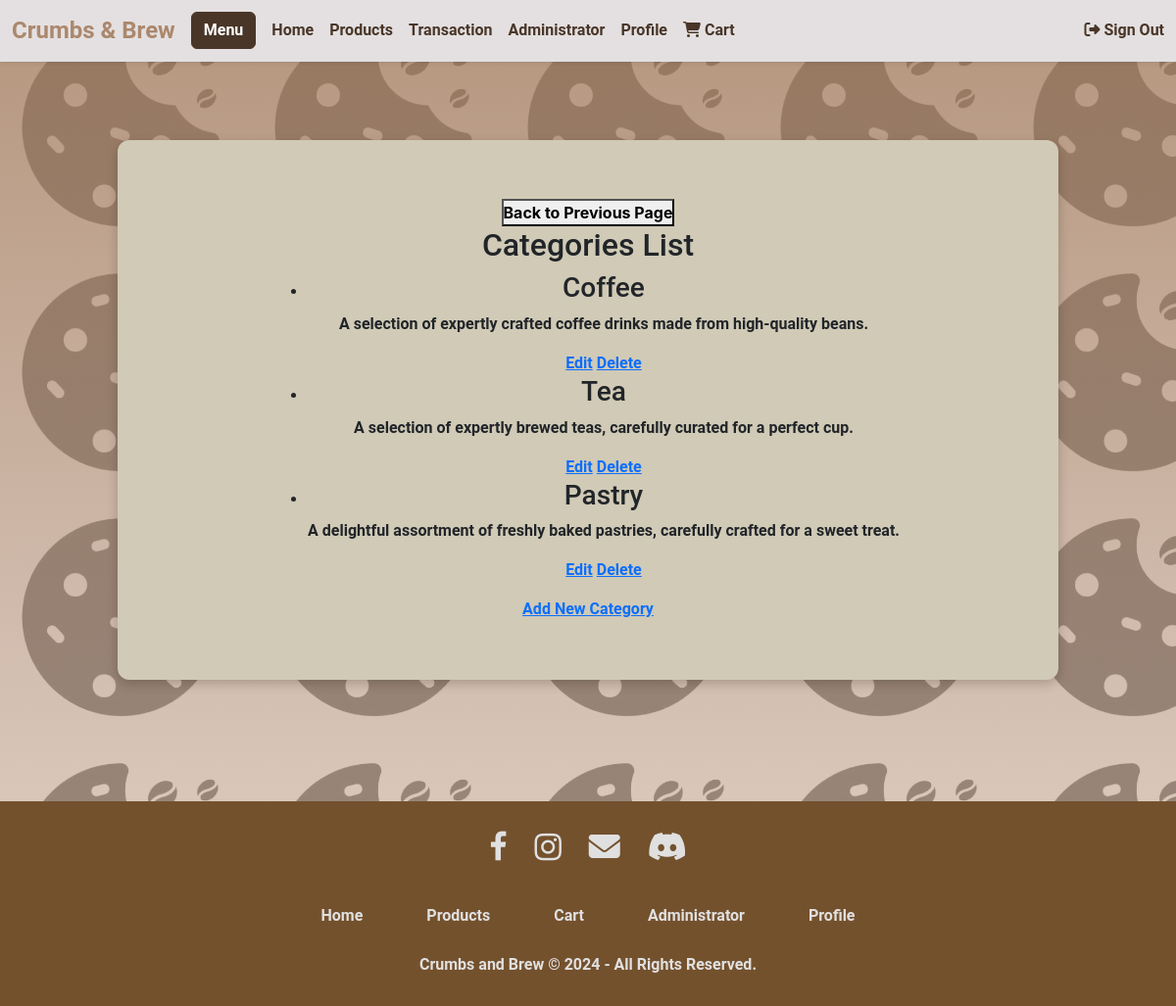
Screenshot of /view_category.php with the database file from the repository.
### tables this page shows
CREATE TABLE `categories` (
  `category_id` int(11) NOT NULL,
  `category_name` varchar(255) NOT NULL,
  `category_description` text DEFAULT NULL,
  `created_at` timestamp NOT NULL DEFAULT current_timestamp(),
  `updated_at` timestamp NOT NULL DEFAULT current_timestamp() ON UPDATE current_timestamp()
);

### view_category.php (the view, shortened to what this page needs)
<?php
include 'includes/header.php';
include('db/db_connection.php');
$query = "SELECT * FROM categories";
$result = mysqli_query($conn, $query);
?>
<!DOCTYPE html>
<html lang="en">
<head>
</head>
<body>
    <div class="container-1">
    <button onclick="window.history.back()">Back to Previous Page</button>
    <h2>Categories List</h2>
        <?php if (mysqli_num_rows($result) > 0) : ?>
            <ul>
                <?php while ($category = mysqli_fetch_assoc($result)) : ?>
                    <li>
                        <h3><?php echo $category['category_name']; ?></h3>
                        <p><?php echo $category['category_description']; ?></p>
                        <a href="edit_category.php?id=<?php echo $category['category_id']; ?>">Edit</a>
                        <a href="delete_category.php?id=<?php echo $category['category_id']; ?>">Delete</a>
                    </li>
                <?php endwhile; ?>
            </ul>
        <?php else: ?>
            <p>No categories added yet.</p>
        <?php endif; ?>
        <a href="edit_category.php">Add New Category</a>
    </div>
</body>
<footer>
    <?php
        include 'includes/footer.php';
    ?>
</footer>
</html>

### styles.css (style rules this page uses)
* { font-family: 'Roboto', sans-serif; margin: 0; padding: 0; font-weight: bold; }
body { background-image: url('images/img-004.png'); background-size: 100px; background: linear-gradient(#ab886de2, #d6c0b3b3), url('images/img-004.png'); background-attachment: fixed; font-weight: bold; }
.container-1 { margin: auto; background-color: #d0cab6; padding: 60px; border-radius: 12px; max-width: 80%; margin: 80px auto; box-shadow: 0 4px 12px rgba(0, 0, 0, 0.2); font-family: 'Inter', sans-serif; transition: transform 0.3s ease, box-shadow 0.3s ease; text-align: center; display: flex; flex-direction: column; align-items: center; }
html, body { height: 100%; margin: 0; }

### rows the page displays
categories: category_name "Coffee", category_description "A selection of expertly crafted coffee drinks made from high-quality beans."
categories: category_name "Tea", category_description "A selection of expertly brewed teas, carefully curated for a perfect cup."
categories: category_name "Pastry", category_description "A delightful assortment of freshly baked pastries, carefully crafted for a sweet treat."
